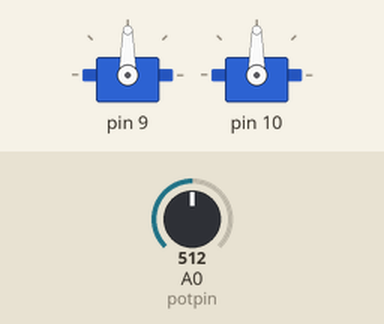
A sketch run on a simulated Arduino Uno, built with avr-gcc and run on an emulated ATmega328P. Shown: 2 × servo. The inputs (shaded band) are chosen by the test bench; at power-on: A0 (potpin) = 512.

Above: at 1.2 s.
1.3 s: A0 (potpin) set to 716
At 2.0 s:
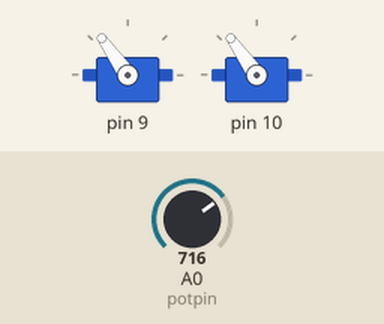
2.9 s: A0 (potpin) set to 122
At 3.5 s:
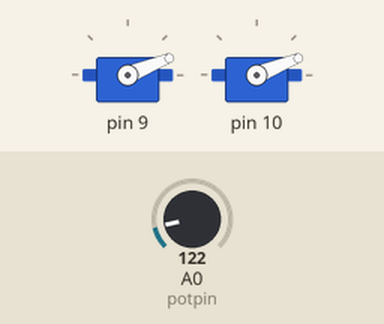
4.7 s: A0 (potpin) set to 306
At 5.3 s:
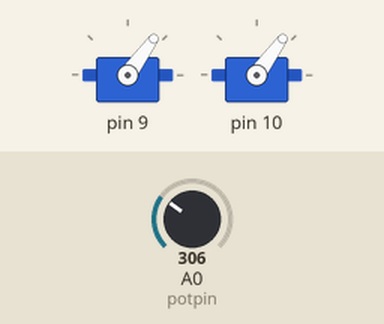
6.2 s: A0 (potpin) set to 900
At 7.1 s:
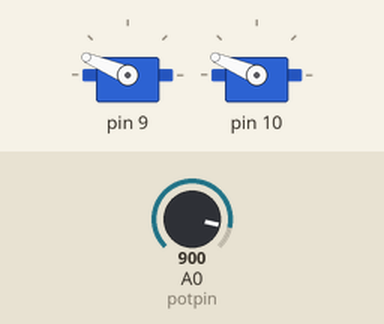
8.0 s: A0 (potpin) set to 1023
At 9.2 s:
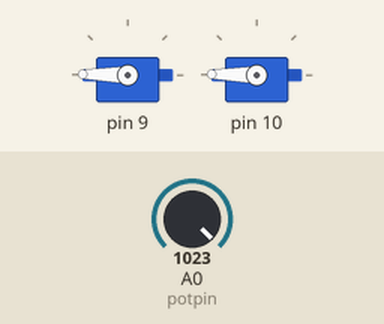
Timing chart, 0 to 10.5 s (numbered marks = the images above; inputs shaded):
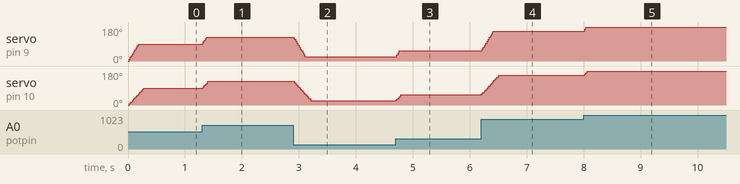

The sketch:

control_servos-tmp.ino
```cpp
/*
 * CÓDIGO PARA CONTROLAR LA VELOCIDAD SIMULTÁNEA DE MÚLTIPLES SERVOS
 *
 * JAVIER ROJO MUÑOZ. HACKLAB. ETSIDI. UPM. 02/10/2016
 */
#include <Servo.h>
#define n 2         //número de servos que deseamos coordinar.

//estructura con los datos que necesitaremos de cada servo
struct motor{
  Servo servo;      //el servo asociado
  int pin;          //el pin al que está conectado el servo.
  int angMin;       //ángulo mínimo al que vas a mover el servo
  int angMax;       //ángulo máximo al que vas a mover el servo
  int pos;          //posición que tiene el servo.
  int wpos;         //posición que deseamos que adquiera el servo (wanted position).
  int mov;          //movimiento que tiene que realizar en esa iteración.
  int vel;          //un parámetro de velocidad. Indica cuántos grados se moverá por iteración.Cuanto más alto, más rápido irá, pero valores altos sacrifican la "simultaneidad".
  int per;          //Periodo. Indica cada cuántos milisegundos han de pasar hasta que vuelva a moverse el motor.
  long TiempoRef;   //tiempo de referencia para el ciclo.

  void ESTABLECER_MOTOR(int PIN, int ANGMIN,int ANGMAX,int POS, int WPOS, int MOV, int VEL, int PER){        //una función para dar valores(constructor)
    pin=PIN;    angMin=ANGMIN;    angMax=ANGMAX;    pos=POS;    wpos=WPOS;    mov=MOV;    vel=VEL;    per=PER;  TiempoRef=millis();
  }
};

int potpin=A0;
motor lista[n];                                      //declaramos un vector de tantos servos como queramos coordinar.


void setup() {
  pinMode(potpin,INPUT);                             //opcional. Es para controlarlos con un potenciómetro.

  lista[0].ESTABLECER_MOTOR(9,1,179,0,0,0,1,1);
  lista[1].ESTABLECER_MOTOR(10,1,179,0,0,0,2,5);
  /*Traducción del segundo caso: quiere decir que estará en el pin 10, de 1 a 179 grados, posición inicial 0,
   * y en principio hasta que no reciba estímulos no queremos que se mueva.
   * Se moverá 2 grados cada vez que pasen 5 milisegundos.
   */
  for(int i=0;i<n;i++){
    lista[i].servo.attach(lista[i].pin);
    lista[i].servo.write(lista[i].pos);
  }
}


void loop(){
  unsigned long TiempoActual;                                                                                                            //esta variable acumulará el tiempo.
  for(int i=0;i<n;i++){                                                                                                                  //recorremos todos nuestros motores.
    TiempoActual=millis();                                                                                                               //medimos en qué instante estamosy lo usaremos para nuestro servo.
    if(TiempoActual-lista[i].TiempoRef>lista[i].per){                                                                                    //Si ya han pasado los "per" milisegundos desde nuestro último tiempo de referencia entonces entra en el if.
      lista[i].wpos=LEER_INPUT(i);                                                                       //la señal de entrada en este caso es un potenciómetro.
      lista[i].mov= (lista[i].wpos>lista[i].pos)? lista[i].vel:-lista[i].vel;                                                            //identifica hacia qué sentido ha de moverse.
      lista[i].pos = ( abs(lista[i].wpos-lista[i].pos) < abs(lista[i].mov*lista[i].vel))? lista[i].wpos :lista[i].pos + lista[i].mov;    //si va a recorrer más ángulos de los que quedan va directamente a la posición final. Evita oscilaciones
      lista[i].servo.write(lista[i].pos);                                                                                                //enviamos la posición que queremos al servo (normalmente 1 ó 2 grados distinta de la actual.
      lista[i].TiempoRef=TiempoActual;                                                                                                   //actualizamos nuestro tiempo de referencia
    }
  }
}

int LEER_INPUT(int j){
  /*esta es la función para transformar el input en el ángulo al que quieres que vaya el servo.
   * En este caso es inútil ya que es igual para ambos, pero así es genérico. Además facilita
   * la lectura del código principal
   * Utiliza el índice para poder reaccionar de forma distinta a cada motor, y los ángulos mínimo y máximo de ese motor.
   *
   *
   *Para este caso concreto: constrain sirve para asegurarse en cualquier caso de que el valor devuelto está dentro de nuestros límites.
   *si ocurre algo extraño (default) le haremos pensar que no queremos que se mueva o, mejor dicho, que se mueva a donde ya está.
   */
  switch(j){
    case 0:
      return constrain( map( analogRead(potpin),0,1023,lista[j].angMin,lista[j].angMax ), lista[j].angMin, lista[j].angMax );
      break;
    case 1:
      return constrain( map( analogRead(potpin),0,1023,lista[j].angMin,lista[j].angMax ), lista[j].angMin, lista[j].angMax );
      break;
    default:
      return lista[j].pos;
      break;
  }
}
```

Measured:
- after the input at 1.3 s, servo on pin 9, servo on pin 10: 90° → 125° at once
- after the input at 2.9 s, servo on pin 9: moves from 125° to 22° over 0.21 s, starting at once; servo on pin 10: moves from 125° to 22° over 0.29 s, starting at once
- after the input at 4.7 s, servo on pin 9, servo on pin 10: 22° → 54° at once
- after the input at 6.2 s, servo on pin 9: moves from 54° to 157° over 0.20 s, starting at once; servo on pin 10: moves from 54° to 157° over 0.31 s, starting at once
- after the input at 8.0 s, servo on pin 9, servo on pin 10: 157° → 179° at once
